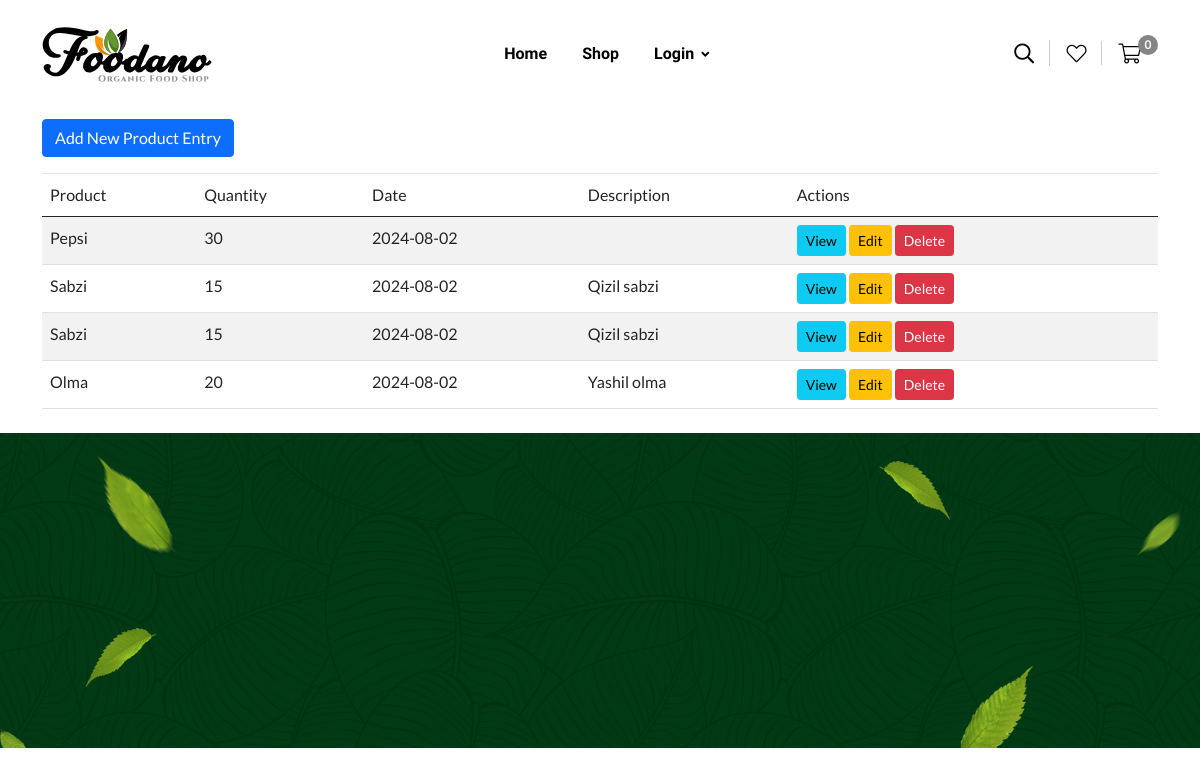
Page /product_enter_list/ on the committed database.
### foodano/models.py (models this page shows, shortened)
class ProductEnter(models.Model):
    product = models.ForeignKey(Product, on_delete=models.SET_NULL, null=True, related_name='entries')
    quantity = models.IntegerField()
    old_quantity = models.IntegerField(blank=True, null=True)  # Allow null for new instances
    date = models.DateTimeField(auto_now_add=True)  # Automatically set on creation
    description = models.TextField(blank=True)

class Product(models.Model):
    name = models.CharField(max_length=255)
    quantity = models.PositiveIntegerField(default=1)
    price = models.DecimalField(max_digits=8, decimal_places=2)
    category = models.ForeignKey(Category, on_delete=models.CASCADE, related_name='products')
    description = models.TextField()

### foodano/views.py (the view)
# urls.py: path('product_enter_list/', product_enter_list, name="product_enter_list"),
def product_enter_list(request):
    products = ProductEnter.objects.all()
    context = {'products': products}
    return render(request, 'product_enter/product_enter_list.html', context)

### templates/product_enter/product_enter_list.html
{% extends 'base.html' %}
{% block content %}
<div class="container mt-5">
    <h2 class="mb-4">Product Entries</h2>
    <a href="{% url 'product_enter_create' %}" class="btn btn-primary mb-3">Add New Product Entry</a>
    {% if products %}
        <table class="table table-striped">
            <thead>
                <tr>
                    <th>Product</th>
                    <th>Quantity</th>
                    <th>Date</th>
                    <th>Description</th>
                    <th>Actions</th>
                </tr>
            </thead>
            <tbody>
                {% for product_enter in products %}
                    <tr>
                        <td>{{ product_enter.product.name }}</td>
                        <td>{{ product_enter.quantity }}</td>
                        <td>{{ product_enter.date|date:"Y-m-d" }}</td>
                        <td>{{ product_enter.description|truncatewords:10 }}</td>
                        <td>
                            <a href="{% url 'product_enter_detail' product_enter.pk %}" class="btn btn-sm btn-info">View</a>
                            <a href="{% url 'product_enter_update' product_enter.pk %}" class="btn btn-sm btn-warning">Edit</a>
                            <a href="{% url 'product_enter_delete' product_enter.pk %}" class="btn btn-sm btn-danger">Delete</a>
                        </td>
                    </tr>
                {% endfor %}
            </tbody>
        </table>
    {% else %}
        <p>No product entries available.</p>
    {% endif %}
</div>
{% endblock %}

### rows in the picture
ProductEnter: product.name "Pepsi", quantity "30", date "2024-08-02"
ProductEnter: product.name "Sabzi", quantity "15", date "2024-08-02", description "Qizil sabzi"
ProductEnter: product.name "Sabzi", quantity "15", date "2024-08-02", description "Qizil sabzi"
ProductEnter: product.name "Olma", quantity "20", date "2024-08-02", description "Yashil olma"

### other values in the picture
{{ total_items|default:"0" }} "0"
